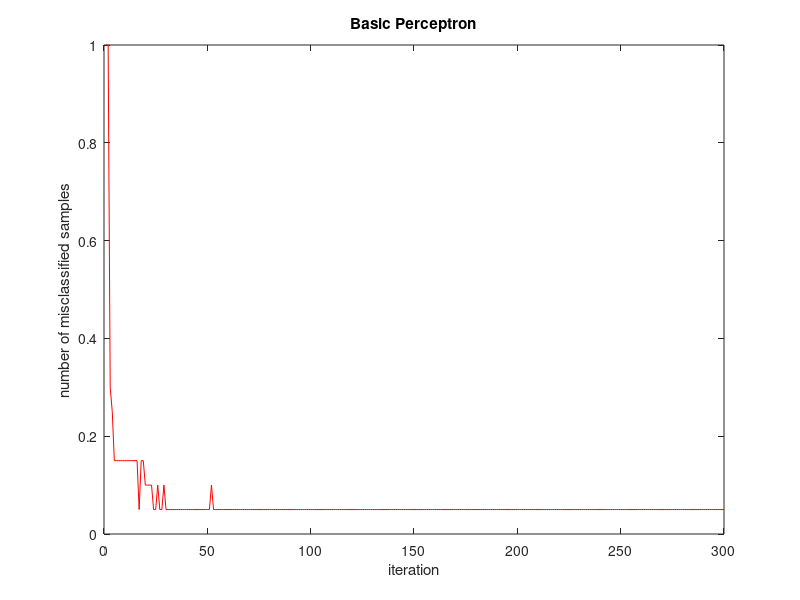
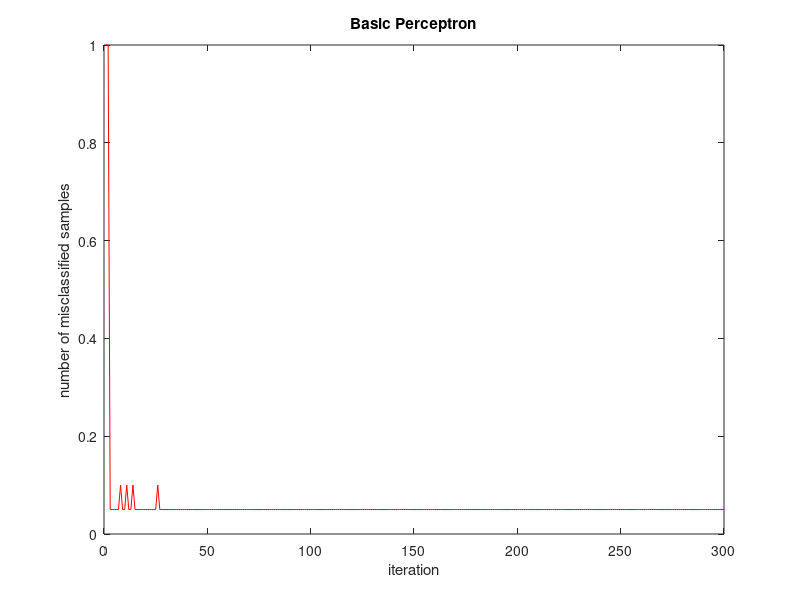

The MATLAB script that drew these images, in order:
W1 = [
    0.1 101
    6.8 7.1
    -3.5 -4.1
    2 2.7
    4.1 2.8
    3.1 5
    -0.8 -1.3
    0.9 1.2
    5 6.4
    3.9 4
    ] ;
% Adding bias components
W1 = [W1, repmat([1] , size(W1,1),1)];

W2 = [
    7.1 4.2
    -1.4 -4.3
    4.5 0
    6.3 1.6
    4.2 1.9
    1.4 -3.2
    2.4 -4
    2.5 -6.1
    8.4 3.7
    4.1 -2.2
    ];
% Adding bias components
W2 = [W2, repmat([1], size(W2,1),1)] ;
% Negating samples from the second class
W2 = -W2;


W3 = [
    -3 -2.9
    0.5 8.7
    2.9 2.1
    -0.1 5.2
    -4 2.2
    -1.3 3.7
    -3.4 6.2
    -4.1 3.4
    -5.1 1.6
    1.9 5.1
    ];

% Adding bias components
W3 = [W3, repmat([1] , size(W3,1),1)];

a = [0;0;0] ;
eta = 0.01 ;
iter = 1 ;
error_threshold = 0.01;
error_rate = 1 ;

figure;
while(abs(error_rate) > error_threshold & iter < 300)
    t = a.'*[W1.',W2.'] ;
    prev_error_rate = error_rate;
    error_rate = (size(t(t<0),2))/(size(W1,1)+size(W2,2)) ;
    Y = zeros(1,3);
    ind = 1 ;
    for i = 1 : size(W1,1)
        if(a.' * W1(i,:).' <= 0)
            Y(ind,:) = W1(i,:) ;
            ind = ind + 1 ;
        end
    end
    for i = 1 : size(W2,1)
        if(a.' * W2(i,:).' <= 0)
            Y(ind,:) = W2(i,:) ;
            ind = ind + 1 ;
        end
    end
    error_rate = size(Y,1) / 20 ;
    a = a + sum(eta * Y).' ;
    iter = iter + 1 ;
    if(iter > 1)
        plot([iter-1,iter] , [prev_error_rate , error_rate] , 'r');
        hold on ;
        drawnow ;
        title('Basic Perceptron');
        ylabel('number of misclassified samples') ;
        xlabel('iteration');    
    end
end


a = [0;0;0] ;
eta = 0.01 ;
iter = 1 ;
error_threshold = 0.00001;
error_rate = 1 ;

W2 = -W2 ;
W3 = -W3 ;


% 
figure;
while(abs(error_rate) > error_threshold& iter < 300)
    t = a.'*[W3.',W2.'] ;
    prev_error_rate = error_rate;
    error_rate = (size(t(t<0),2))/(size(W3,1)+size(W2,2)) ;
    Y = zeros(3,1).';
    ind = 1 ;
    for i = 1 : size(W3,1)
        if(a.' * W3(i,:).' <= 0)
            Y(ind,:) = W3(i,:) ;
            ind = ind + 1 ;
        end
    end
    for i = 1 : size(W2,1)
        if(a.' * W2(i,:).' <= 0)
            Y(ind,:) = W2(i,:) ;
            ind = ind + 1 ;
        end
    end
    error_rate = size(Y,1) / 20 ;
    a = a + sum(eta * Y).' ;
    iter = iter + 1 ;
    if(iter > 1)
        plot([iter-1,iter] , [prev_error_rate , error_rate] , 'r');
        hold on ;
        drawnow ;
        title('Basic Perceptron');
        ylabel('number of misclassified samples') ;
        xlabel('iteration');    
    end
end





